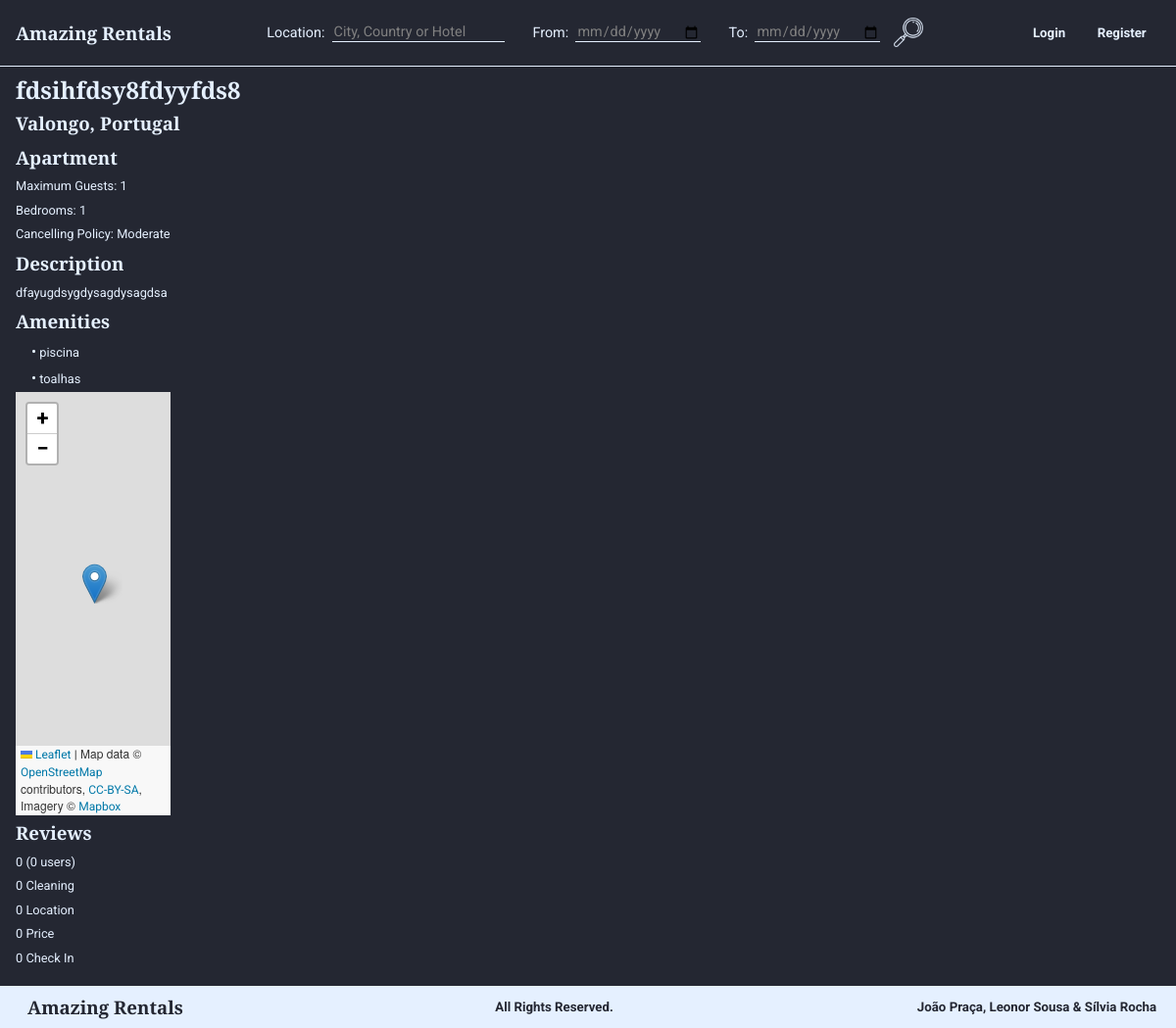
/viewProperty.php?id=2, run on the app's committed database.
### tables this page shows
CREATE TABLE Habitacao (
    idHabitacao INTEGER PRIMARY KEY,
    nome        TEXT,
    numQuartos  INTEGER CHECK (numQuartos > 0), 
    maxHospedes INTEGER CHECK (maxHospedes > 0),  
    precoNoite  REAL    CHECK (precoNoite > 0), 
    taxaLimpeza REAL CHECK (taxaLimpeza >= 0), 
    descricao   TEXT,
    latitude    REAL    CHECK(latitude>=-90 and latitude<=90),
    longitude   REAL    CHECK(longitude>=-180 and longitude<=180),
    morada      TEXT,
    idCidade    INTEGER REFERENCES Cidade(idCidade) ON DELETE RESTRICT ON UPDATE RESTRICT, 
    idUtilizador INTEGER REFERENCES Utilizador(idUtilizador) ON DELETE CASCADE ON UPDATE CASCADE,
    idTipo      INTEGER REFERENCES TipoDeHabitacao (idTipo) ON DELETE SET NULL ON UPDATE CASCADE, 
    idPolitica  INTEGER REFERENCES PoliticaDeCancelamento (idPolitica) ON DELETE RESTRICT ON UPDATE CASCADE
);

CREATE TABLE Cidade (
    idCidade    INTEGER PRIMARY KEY,
    nome        VARCHAR(15) NOT NULL, 
    idPais      INTEGER REFERENCES Pais(idPais),
    UNIQUE(nome, idPais)
);

CREATE TABLE Pais (
    idPais      INTEGER PRIMARY KEY,
    nome        VARCHAR(15) UNIQUE NOT NULL 
);

CREATE TABLE TipoDeHabitacao (
    idTipo  INTEGER PRIMARY KEY,
    nome    VARCHAR(30) UNIQUE NOT NULL
);

CREATE TABLE PoliticaDeCancelamento (
    idPolitica              INTEGER PRIMARY KEY,
    nome                    VARCHAR(25) UNIQUE NOT NULL, 
    descricao               VARCHAR(500) NOT NULL, 
    percentagemReembolso    INTEGER CHECK (percentagemReembolso >= 0 AND percentagemReembolso <= 1)
);

CREATE TABLE Comodidade (
    idComodidade    INTEGER PRIMARY KEY,
    nome            VARCHAR(15) UNIQUE NOT NULL
);

### viewProperty.php (called while the page is built, shortened)
<?php
    include('templates/common/header.php');
    include_once('database/connection.php');
    include_once('database/habitations.php');
    $habitation = getHabitationById($_GET['id']);
    include('templates/properties/viewProperty.php');
    include('templates/common/footer.php');
?>

### database/habitations.php (called while the page is built, shortened)
<?php
function getHabitationById($id){
    global $db;
    $stmt = $db->prepare('SELECT * FROM Habitacao WHERE idHabitacao=?');
    $stmt->execute(array($id));
    return $stmt->fetch();
}
function getNameType($id){
    global $db;
    $stmt = $db->prepare('SELECT nome FROM TipoDeHabitacao WHERE idTipo=?');
    $stmt->execute(array($id));
    return $stmt->fetch();
}
function getPolicy($id){
    global $db;
    $stmt = $db->prepare('SELECT * FROM PoliticaDeCancelamento WHERE idPolitica=?');
    $stmt->execute(array($id));
    return $stmt->fetch();
}
function getNameCity($id){
    global $db;
    $stmt = $db->prepare('SELECT nome FROM Cidade WHERE idCidade=?');
    $stmt->execute(array($id));
    return $stmt->fetch()['nome'];
}
function getNameCountry($idCity){
    global $db;
    $stmt = $db->prepare('SELECT Pais.nome as nome FROM Cidade JOIN Pais USING (idPais) WHERE idCidade=?');
    $stmt->execute(array($idCity));
    return $stmt->fetch()['nome'];
}
function getAmenities($idHabitacao){
    global $db;
    $stmt = $db->prepare('SELECT nome FROM Comodidade JOIN Dispoe USING (idComodidade) WHERE idHabitacao=?');
    $stmt->execute(array($idHabitacao));
    return $stmt->fetchAll();
}
?>

### templates/properties/viewProperty.php (the view, shortened to what this page needs)
<section id="property">
    <header>
        <h1><?=$habitation['nome']?></h1>
        <h3><?= getNameCity($habitation['idCidade'])?>, <?= getNameCountry($habitation['idCidade'])?> </h3>
    </header>
    <section id="property_data">
        <h3><?=getNameType($habitation['idTipo'])['nome'] ?></h3>
        <p>Maximum Guests: <?=$habitation['maxHospedes']?></p>
        <p>Bedrooms: <?=$habitation['numQuartos']?></p>
        <p>Cancelling Policy: <?=getPolicy($habitation['idPolitica'])['nome']?></p>
        <h3>Description</h3>
        <p><?=$habitation['descricao']?></p>
        <h3>Amenities</h3>
        <?php
        $amenities=getAmenities($habitation['idHabitacao']);
        foreach ($amenities as $value) { ?>
            <p id="amenity">   <?=$value['nome']?></p>
        <?php } ?>
        <?php
                include('templates/properties/map.php'); ?>
        <h3>Reviews</h3>
        <?php
            $cleaning=0;
            $location=0;
            $value=0;
            $check_in=0;
            $rating=0;
            $n=0;
        ?>
        <p class="rating"><?=$rating?> (<?=$n?> users)</p>
        <p class="star"> <?=$cleaning?> Cleaning</p>
        <p class="star"> <?=$location?> Location</p>
        <p class="star"> <?=$value?> Price</p>
        <p class="star"> <?=$check_in?> Check In</p>
    </section>
</section>

### style.css (style rules this page uses)
:root { --myDarkBlue: #242732; --myLightBlue: #E5F0FF; --titlesFont: Arvo, Courier, sans-serif; --bodyFont: Roboto, sans-serif; }
h1, h2, h3 { font-family: var(--titlesFont); margin: 0 0.5em 0 0; }
h4, h5, h6, p, span, input, label, tr, a, #filter_button { font-family: var(--bodyFont); }
p { font-size: 0.8em; }
body { background-color: var(--myDarkBlue); color: var(--myLightBlue); }
#amenity { display: block; }
#amenity::before { content: '\2022'; font-size: 1.17em; }

### layout.css (style rules this page uses)
html, body { height: 100%; }
body { display: flex; flex-direction: column; margin: 0; padding: 0; }
#property #property_data { float:left; }
#property { margin: 1em; }
.rightText h1, h3, h4, p { margin: 0; padding: 0.3rem 0 0.3rem 0; }
#star,#amenity { padding-left: 1rem; }

### data on the page
habitacao: nome "fdsihfdsy8fdyyfds8", idCidade.nome "Valongo", idCidade.nome "Portugal", idTipo.nome "Apartment", maxHospedes "1", numQuartos "1", idPolitica.nome "Moderate", descricao "dfayugdsygdysagdysagdsa"
comodidade: nome "piscina"
comodidade: nome "toalhas"

### other printed values
$rating "0"
$n "0"
$cleaning "0"
$location "0"
$value "0"
$check_in "0"
